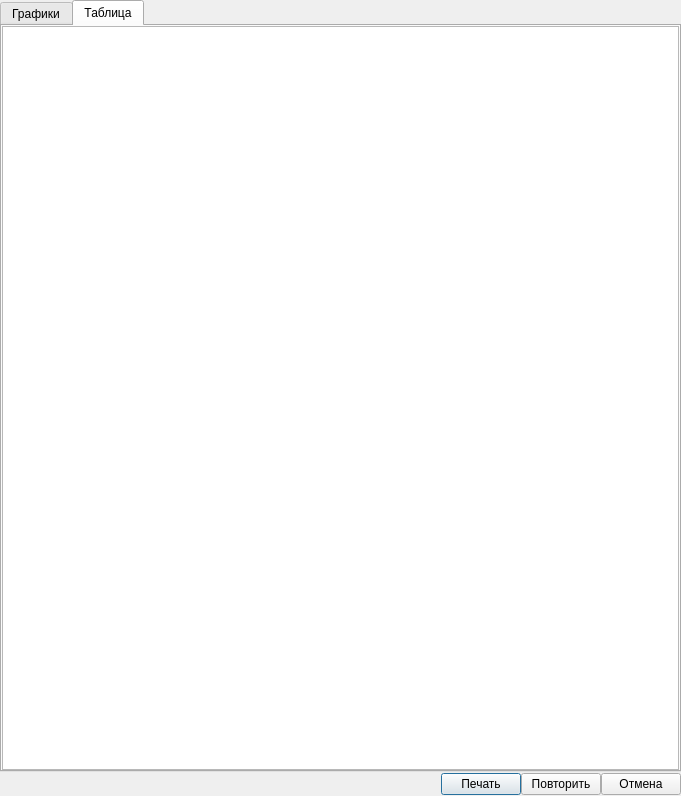
<?xml version="1.0" encoding="UTF-8"?>
<ui version="4.0">
 <class>TemperatureListDialog</class>
 <widget class="QDialog" name="TemperatureListDialog">
  <property name="geometry">
   <rect>
    <x>0</x>
    <y>0</y>
    <width>681</width>
    <height>796</height>
   </rect>
  </property>
  <property name="windowTitle">
   <string>Температурный лист</string>
  </property>
  <layout class="QGridLayout" name="gridLayout">
   <property name="margin">
    <number>0</number>
   </property>
   <property name="spacing">
    <number>0</number>
   </property>
   <item row="0" column="0" colspan="4">
    <widget class="QTabWidget" name="tabWidget">
     <property name="currentIndex">
      <number>1</number>
     </property>
     <widget class="QWidget" name="tabGraphs">
      <attribute name="title">
       <string>Графики</string>
      </attribute>
      <layout class="QGridLayout" name="gridLayout_2">
       <property name="margin">
        <number>0</number>
       </property>
       <property name="spacing">
        <number>0</number>
       </property>
       <item row="0" column="0">
        <widget class="QScrollArea" name="scrollArea">
         <property name="widgetResizable">
          <bool>true</bool>
         </property>
         <widget class="QWidget" name="scrollAreaWidgetContents">
          <property name="geometry">
           <rect>
            <x>0</x>
            <y>0</y>
            <width>675</width>
            <height>734</height>
           </rect>
          </property>
         </widget>
        </widget>
       </item>
      </layout>
     </widget>
     <widget class="QWidget" name="tabTable">
      <attribute name="title">
       <string>Таблица</string>
      </attribute>
      <layout class="QGridLayout" name="gridLayout_3">
       <property name="margin">
        <number>0</number>
       </property>
       <property name="spacing">
        <number>0</number>
       </property>
       <item row="0" column="0">
        <widget class="CFeedInDocTableView" name="tblTemperatureSheet"/>
       </item>
      </layout>
     </widget>
    </widget>
   </item>
   <item row="1" column="0">
    <spacer name="horizontalSpacer">
     <property name="orientation">
      <enum>Qt::Horizontal</enum>
     </property>
     <property name="sizeHint" stdset="0">
      <size>
       <width>418</width>
       <height>24</height>
      </size>
     </property>
    </spacer>
   </item>
   <item row="1" column="1">
    <widget class="QPushButton" name="btnPrint">
     <property name="text">
      <string>Печать</string>
     </property>
    </widget>
   </item>
   <item row="1" column="2">
    <widget class="QPushButton" name="btnRetry">
     <property name="text">
      <string>Повторить</string>
     </property>
    </widget>
   </item>
   <item row="1" column="3">
    <widget class="QPushButton" name="btnClose">
     <property name="text">
      <string>Отмена</string>
     </property>
    </widget>
   </item>
  </layout>
 </widget>
 <customwidgets>
  <customwidget>
   <class>CFeedInDocTableView</class>
   <extends>QTableView</extends>
   <header>Events/EventFeedModel.h</header>
  </customwidget>
 </customwidgets>
 <tabstops>
  <tabstop>scrollArea</tabstop>
  <tabstop>btnClose</tabstop>
  <tabstop>btnRetry</tabstop>
  <tabstop>btnPrint</tabstop>
 </tabstops>
 <resources/>
 <connections/>
</ui>
